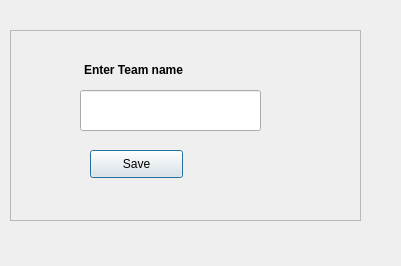
<?xml version="1.0" encoding="UTF-8"?>
<ui version="4.0">
 <class>Dialog</class>
 <widget class="QDialog" name="Dialog">
  <property name="geometry">
   <rect>
    <x>0</x>
    <y>0</y>
    <width>401</width>
    <height>266</height>
   </rect>
  </property>
  <property name="windowTitle">
   <string>Dialog</string>
  </property>
  <widget class="QFrame" name="frame">
   <property name="geometry">
    <rect>
     <x>10</x>
     <y>30</y>
     <width>351</width>
     <height>191</height>
    </rect>
   </property>
   <property name="frameShape">
    <enum>QFrame::StyledPanel</enum>
   </property>
   <property name="frameShadow">
    <enum>QFrame::Raised</enum>
   </property>
   <widget class="QLabel" name="L_name">
    <property name="geometry">
     <rect>
      <x>74</x>
      <y>30</y>
      <width>111</width>
      <height>20</height>
     </rect>
    </property>
    <property name="font">
     <font>
      <family>Arial</family>
      <weight>75</weight>
      <bold>true</bold>
     </font>
    </property>
    <property name="text">
     <string>Enter Team name</string>
    </property>
   </widget>
   <widget class="QLineEdit" name="E_name">
    <property name="geometry">
     <rect>
      <x>70</x>
      <y>60</y>
      <width>181</width>
      <height>41</height>
     </rect>
    </property>
    <property name="font">
     <font>
      <family>Arial</family>
      <pointsize>10</pointsize>
     </font>
    </property>
    <property name="text">
     <string/>
    </property>
   </widget>
   <widget class="QPushButton" name="Btn_Save">
    <property name="geometry">
     <rect>
      <x>80</x>
      <y>120</y>
      <width>93</width>
      <height>28</height>
     </rect>
    </property>
    <property name="font">
     <font>
      <family>Arial</family>
     </font>
    </property>
    <property name="text">
     <string>Save</string>
    </property>
   </widget>
  </widget>
 </widget>
 <resources/>
 <connections/>
</ui>
